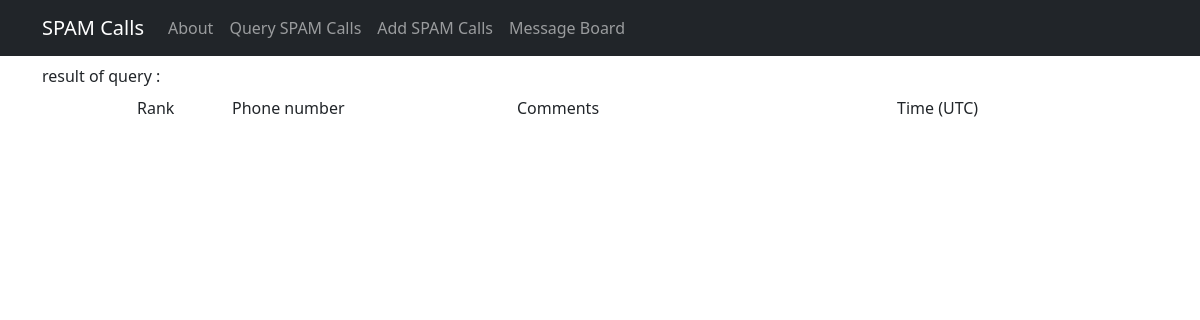
Page /rank_up/62 on the earlier database version.
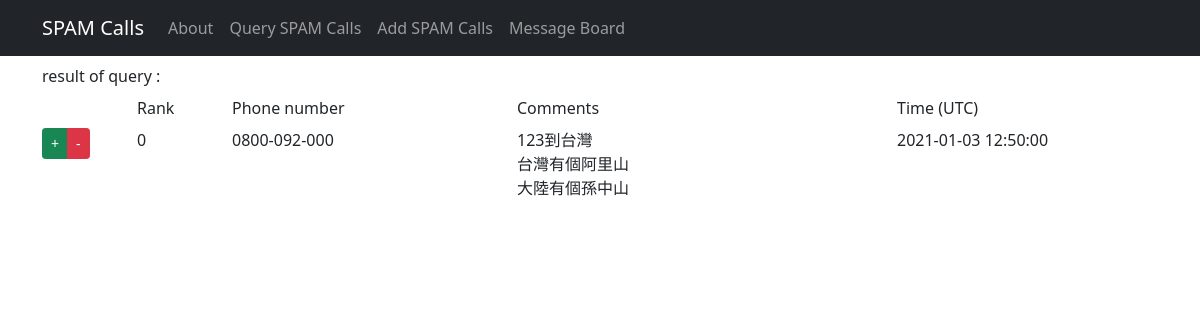
Same page on the later database version.
### tables this page shows
CREATE TABLE calls (
            id INTEGER PRIMARY KEY AUTOINCREMENT,
            phone TEXT NOT NULL,
            comments TEXT NOT NULL,
            time TIMESTAMP DEFAULT CURRENT_TIMESTAMP,
            rank INTEGER DEFAULT 0
        );

### routes.py (the view)
@app.route("/rank_up/<int:id>", methods=["GET"])
def rank_up(id):
    sql = {"update": "update calls set rank = rank + 1 where id = ?",
           "read": "select * from calls where id = ?"}
    with sqlite3.connect(database) as con:
        con.row_factory = sqlite3.Row
        cur = con.cursor()
        cur.execute(sql["update"], (id,))
        con.commit()
        cur.execute(sql["read"], (id,))
        data = cur.fetchall()
    return render_template("result.html", data=data, action='query')

### templates/result.html (shortened to what this page needs)
{% extends "template.html" %}
{% block body %}
<div class="container">
    <label class="form-label">result of {{action}} : {{msg}}</label>
    <div class="row mb-2">
        {% if msg != "No record" %}
        {% if action == 'query'%}
        <div class="col-1"></div>
        <div class="col-1">Rank</div>
        {% endif %}
        <div class="col-3">Phone number</div>
        <div class="col-4">Comments</div>
        {% if action == 'query'%}
        <div class="col-3">Time (UTC)</div>
        {% endif %}
        {% endif %}
    </div>
    {% if action == 'query'%}
    {% for rec in data %}
    <div class="row mb-2">
        <div class="col-1">
            <div class="btn-group" role="group" aria-label="...">
                <a href="{{url_for('rank_up', id=rec[0]) }}" name="rank_up" class="btn btn-sm btn-success">+</a>
                <a href="{{url_for('rank_down', id=rec[0]) }}" name="rank_down" class="btn btn-sm btn-danger">-</a>
            </div>
        </div>
        <div class="col-1">{{ rec["rank"] }}</div>
        <div class="col-3">{{ rec["phone"] }}</div>
        <div class="col-4">{{ rec["comments"].replace("\n","<br>")|safe }}</div>
        <div class="col-3">{{ rec["time"] }}</div>
    </div>
    {% endfor %}
    {% endif %}
</div>
{% endblock %}

Differences in the rows shown:
added calls: rank "0", phone "0800-092-000", comments.replace "123到台灣 台灣有個阿里山 大陸有個孫中山", time "2021-01-03 12:50:00"
